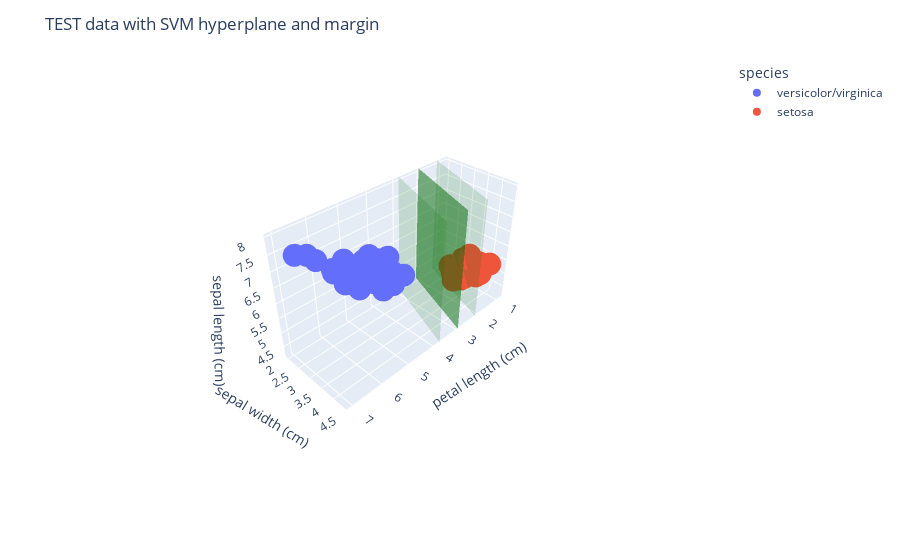

Source (notebook cell):
### Markdown cell above
Note that three points are touching the margin.  Those are the support vectors.

### Code cell
show_iris_solution(x_test, y_test, w, b, 
                   "TEST data with SVM hyperplane and margin")

### Figure 1 — Plotly figure (JSON) as saved in the notebook; plotly's stock layout.template omitted (floating-point values rounded to 4 significant figures)
{"data": [{"hovertemplate": "species=versicolor/virginica<br>petal length (cm)=%{x}<br>sepal width (cm)=%{y}<br>sepal length (cm)=%{z}<extra></extra>", "legendgroup": "versicolor/virginica", "marker": {"color": "#636efa", "symbol": "circle"}, "mode": "markers", "name": "versicolor/virginica", "scene": "scene", "showlegend": true, "type": "scatter3d", "x": [4.7, 6.9, 4.5, 4.8, 3.6, 5.1, 4.5, 3.9, 5.1, 4.7, 5.8, 3.9, 4.5, 5.6, 4.9, 5.6, 6.4, 5.2, 5.8, 5.9, 4.4, 5, 4.5, 5.1, 4.5, 4.7, 3.7, 5.1, 5.5, 4.4, 6.1, 4.2, 6.6, 4.5, 6.7, 4.1, 3.5, 4.9, 4.2, 4.2, 6.7, 4.3, 5, 4.8, 5.1, 4], "y": [2.8, 2.6, 2.9, 2.8, 2.9, 3.1, 2.2, 2.7, 3.2, 3.3, 3, 2.5, 2.8, 2.8, 3, 2.8, 3.8, 3, 2.5, 3.2, 3.1, 2.5, 3.2, 2.7, 3.4, 3.1, 2.4, 2.8, 3.1, 3, 3.6, 2.9, 3, 3, 2.8, 2.7, 2, 2.7, 2.7, 3, 3.8, 2.9, 2.5, 3, 2.7, 2.2], "z": [6.1, 7.7, 6, 6.8, 5.6, 6.9, 6.2, 5.8, 6.5, 6.3, 6.5, 5.6, 5.7, 6.4, 6.1, 6.4, 7.9, 6.7, 6.7, 6.8, 6.7, 6.3, 6.4, 5.8, 6, 6.7, 5.5, 6.3, 6.4, 6.6, 7.2, 5.7, 7.6, 5.6, 7.7, 5.8, 5, 6.3, 5.6, 5.7, 7.7, 6.2, 5.7, 6, 5.8, 6]}, {"hovertemplate": "species=setosa<br>petal length (cm)=%{x}<br>sepal width (cm)=%{y}<br>sepal length (cm)=%{z}<extra></extra>", "legendgroup": "setosa", "marker": {"color": "#EF553B", "symbol": "circle"}, "mode": "markers", "name": "setosa", "scene": "scene", "showlegend": true, "type": "scatter3d", "x": [1.7, 1.5, 1.4, 1.3, 1.5, 1.5, 1.6, 1.6, 1.4, 1.6, 1, 1.5, 1.6, 1.3, 1.5, 1.4, 1.5, 1.3, 1.5, 1.4, 1.4, 1.3, 1.9, 1.9, 1.6, 1.7, 1.5, 1.4, 1.4], "y": [3.8, 3.4, 3, 3.5, 3.1, 3.8, 3.2, 3.4, 3, 3.1, 3.6, 4.4, 3.4, 3.2, 3.5, 3.6, 4.1, 3.9, 3.7, 3.5, 3.4, 3.5, 3.8, 3.4, 3, 3.3, 3.4, 3.2, 4.2], "z": [5.7, 5.4, 4.8, 5.5, 4.9, 5.1, 4.7, 5, 4.8, 4.8, 4.6, 5.7, 4.8, 4.4, 5.2, 5, 5.2, 5.4, 5.4, 5.1, 5.2, 5, 5.1, 4.8, 5, 5.1, 5.1, 4.6, 5.5]}, {"color": "green", "i": [0], "j": [1], "k": [2], "opacity": 0.5, "type": "mesh3d", "x": [-43.47, 46.62, 0.6984], "y": [-122.3, 122.3, 0.01419], "z": [-45.05, -121.5, 167.3]}, {"color": "green", "i": [0], "j": [1], "k": [2], "opacity": 0.15, "type": "mesh3d", "x": [-44.19, 45.9, -0.01971], "y": [-122.1, 122.6, 0.2779], "z": [-45.05, -121.5, 167.3]}, {"color": "green", "i": [0], "j": [1], "k": [2], "opacity": 0.15, "type": "mesh3d", "x": [-42.75, 47.34, 1.417], "y": [-122.6, 122.0, -0.2495], "z": [-45.05, -121.5, 167.3]}], "layout": {"legend": {"title": {"text": "species"}, "tracegroupgap": 0}, "margin": {"t": 60}, "scene": {"aspectmode": "manual", "aspectratio": {"x": 1, "y": 0.4068, "z": 0.6102}, "domain": {"x": [0, 1], "y": [0, 1]}, "xaxis": {"range": [0.705, 7.195], "title": {"text": "petal length (cm)"}}, "yaxis": {"range": [1.88, 4.52], "title": {"text": "sepal width (cm)"}}, "zaxis": {"range": [4.12, 8.08], "title": {"text": "sepal length (cm)"}}}, "title": {"text": "TEST data with SVM hyperplane and margin"}}}
